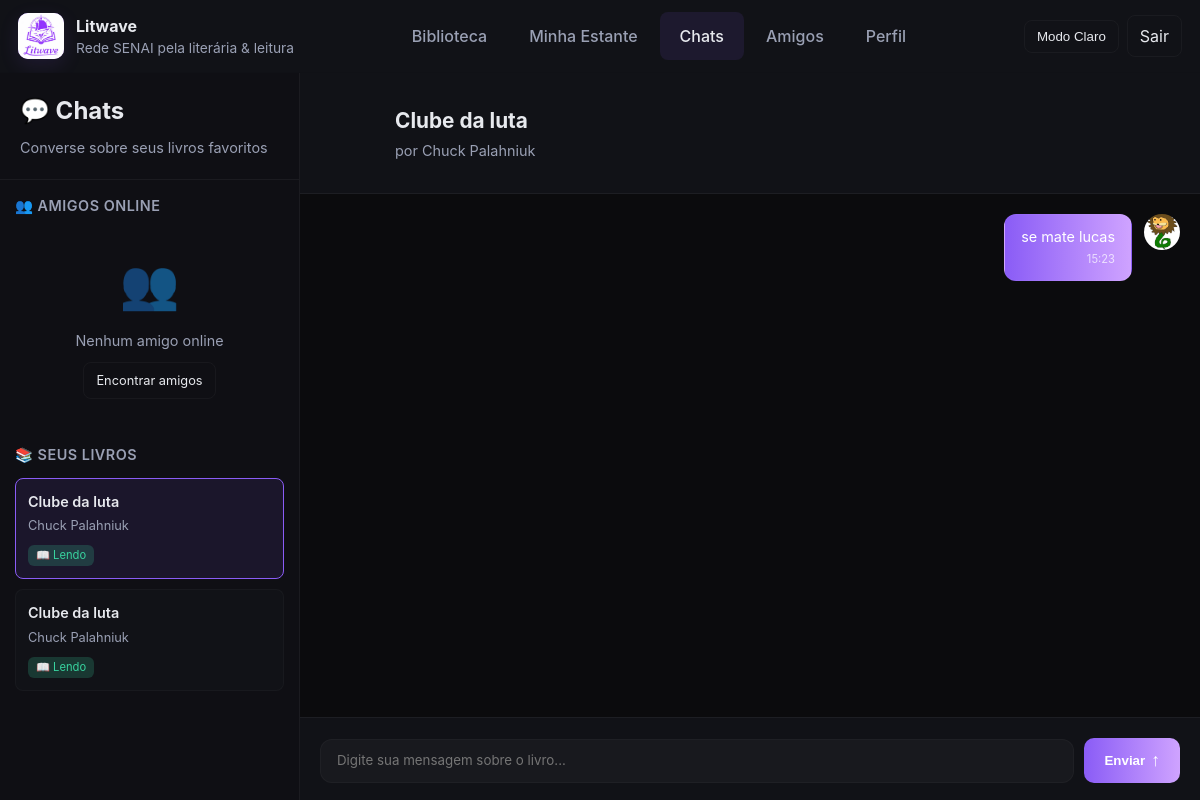
The app's page /Litwave/chat.php (signed in) with its own data.
### tables this page shows
CREATE TABLE `historico_leitura` (
  `id` int(11) NOT NULL,
  `usuario_id` int(11) NOT NULL,
  `livro_id` int(11) NOT NULL,
  `status` enum('LENDO','LIDO','QUERO_LER','ABANDONADO') NOT NULL,
  `data_inicio` date DEFAULT NULL,
  `data_fim` date DEFAULT NULL,
  `updated_at` timestamp NOT NULL DEFAULT current_timestamp() ON UPDATE current_timestamp(),
  `ultima_pagina` int(11) DEFAULT 1,
  `total_paginas` int(11) DEFAULT 0
);

CREATE TABLE `livros` (
  `id` int(11) NOT NULL,
  `titulo` varchar(255) NOT NULL,
  `autor` varchar(100) NOT NULL,
  `editora` varchar(100) DEFAULT NULL,
  `ano_publicacao` int(11) DEFAULT NULL,
  `genero` varchar(50) DEFAULT NULL,
  `tipo` enum('LITERARIO','TECNICO') NOT NULL,
  `status` enum('DISPONIVEL','INDISPONIVEL') DEFAULT 'DISPONIVEL',
  `nota_media` decimal(3,2) DEFAULT 0.00,
  `descricao` text DEFAULT NULL,
  `capa_url` varchar(500) DEFAULT NULL,
  `arquivo_pdf` varchar(255) DEFAULT NULL,
  `created_at` timestamp NOT NULL DEFAULT current_timestamp()
);

CREATE TABLE `mensagens_chat` (
  `id` int(11) NOT NULL,
  `livro_id` int(11) NOT NULL,
  `usuario_id` int(11) NOT NULL,
  `mensagem` text NOT NULL,
  `data_envio` datetime DEFAULT current_timestamp()
);

CREATE TABLE `usuarios` (
  `id` int(11) NOT NULL,
  `nome` varchar(50) NOT NULL,
  `cpf` varchar(14) NOT NULL,
  `email` varchar(120) NOT NULL,
  `senha` varchar(255) NOT NULL,
  `bio` text DEFAULT NULL,
  `foto_perfil` varchar(500) DEFAULT NULL,
  `privacidade` enum('publico','privado') DEFAULT 'publico',
  `data_nascimento` date DEFAULT NULL,
  `created_at` timestamp NOT NULL DEFAULT current_timestamp(),
  `ra` varchar(30) NOT NULL
);

### Litwave/chat.php (the view, shortened to what this page needs)
<?php
$servidor = "localhost";
$usuario = "root";
$senha = "";
$database = "appLivroTeste";
$conexao = mysqli_connect($servidor, $usuario, $senha, $database);
$usuario_id = $_SESSION['usuario_id'];
$amigos = [];
$sql_livros_estante = "SELECT l.*, hl.status
                       FROM livros l
                       INNER JOIN historico_leitura hl ON l.id = hl.livro_id
                       WHERE hl.usuario_id = '$usuario_id'
                       ORDER BY hl.updated_at DESC
                       LIMIT 10";
$result_livros = mysqli_query($conexao, $sql_livros_estante);
$livros_estante = [];
if($result_livros) {
    while($row = mysqli_fetch_assoc($result_livros)){
        $livros_estante[] = $row;
    }
}
$livro_atual_id = isset($_GET['livro_id']) ? $_GET['livro_id'] : ($livros_estante[0]['id'] ?? null);
$livro_atual = null;
if($livro_atual_id) {
    $sql_livro_atual = "SELECT * FROM livros WHERE id = '$livro_atual_id'";
    $result_livro_atual = mysqli_query($conexao, $sql_livro_atual);
    $livro_atual = mysqli_fetch_assoc($result_livro_atual);
}
$mensagens_chat = [];
if($livro_atual_id) {
    $sql_mensagens = "SELECT m.*, u.nome, u.foto_perfil
                      FROM mensagens_chat m
                      JOIN usuarios u ON m.usuario_id = u.id
                      WHERE m.livro_id = '$livro_atual_id'
                      ORDER BY m.data_envio ASC";
    $result_mensagens = mysqli_query($conexao, $sql_mensagens);
    if($result_mensagens) {
        while($row = mysqli_fetch_assoc($result_mensagens)){
            $mensagens_chat[] = [
                'usuario_id' => $row['usuario_id'],
                'nome' => $row['nome'],
                'foto_perfil' => $row['foto_perfil'],
                'texto' => $row['mensagem'],
                'hora' => date('H:i', strtotime($row['data_envio']))
            ];
        }
    }
}
?>
<!DOCTYPE html>
<html lang="pt-BR">
<head>
</head>
<body data-theme="dark">
    <header>
        <div class="brand">
            <div class="logo-wrap">
                <img src="icon.png" alt="Litwave Icon" onerror="this.style.display='none'; this.nextElementSibling.style.display='flex';">
            </div>
            <div>
                <h1>Litwave</h1>
                <div class="small muted">Rede SENAI pela literária & leitura</div>
            </div>
        </div>
        <nav class="nav-menu">
            <a href="index.php">Biblioteca</a>
            <a href="index.php?view=shelf">Minha Estante</a>
            <a href="chat.php" class="active">Chats</a>
            <a href="amigos.php">Amigos</a>
            <a href="perfil.php">Perfil</a>
        </nav>
        <div class="controls">
            <button class="ghost" id="btnTheme">Modo Claro</button>
            <a href="login.php" class="ghost" style="text-decoration:none;color:inherit">Sair</a>
        </div>
    </header>
    <div class="chat-container">
        <div class="sidebar">
            <div class="sidebar-header">
                <h2 style="margin: 0 0 8px 0;">💬 Chats</h2>
                <p class="muted" style="font-size: 0.9rem;">Converse sobre seus livros favoritos</p>
            </div>
            <div class="sidebar-content">
                <div class="section-title">👥 Amigos Online</div>
                <div class="friends-list">
                    <?php if(!empty($amigos)): ?>
                        <?php foreach($amigos as $amigo): ?>
                            <div class="friend-item">
                                <div class="friend-avatar" style="<?php echo $amigo['foto_perfil'] ? 'background-image: url(' . htmlspecialchars($amigo['foto_perfil']) . ')' : ''; ?>">
                                    <?php if(!$amigo['foto_perfil']): ?>
                                        <?php echo substr($amigo['nome'], 0, 2); ?>
                                    <?php endif; ?>
                                </div>
                                <div class="friend-info">
                                    <div class="friend-name"><?php echo htmlspecialchars($amigo['nome']); ?></div>
                                    <div class="friend-status">Lendo um livro...</div>
                                </div>
                                <div class="online-dot"></div>
                            </div>
                        <?php endforeach; ?>
                    <?php else: ?>
                        <div class="empty-state" style="padding: 20px 0;">
                            <div class="icon">👥</div>
                            <p style="font-size: 0.9rem;">Nenhum amigo online</p>
                            <a href="amigos.php" class="ghost" style="margin-top: 10px; font-size: 0.8rem;">Encontrar amigos</a>
                        </div>
                    <?php endif; ?>
                </div>
                <div class="section-title">📚 Seus Livros</div>
                <div class="books-list">
                    <?php if(!empty($livros_estante)): ?>
                        <?php foreach($livros_estante as $livro): ?>
                            <div class="book-chat-item <?php echo $livro_atual && $livro['id'] == $livro_atual['id'] ? 'active' : ''; ?>"
                                 onclick="window.location.href='chat.php?livro_id=<?php echo $livro['id']; ?>'">
                                <div class="book-chat-title"><?php echo htmlspecialchars($livro['titulo']); ?></div>
                                <div class="book-chat-author"><?php echo htmlspecialchars($livro['autor']); ?></div>
                                <div class="book-chat-status status-<?php echo strtolower($livro['status']); ?>">
                                    <?php
                                    $status_labels = [
                                        'LENDO' => '📖 Lendo',
                                        'LIDO' => '✅ Lido',
                                        'QUERO_LER' => '📚 Quero Ler'
                                    ];
                                    echo $status_labels[$livro['status']] ?? $livro['status'];
                                    ?>
                                </div>
                            </div>
                        <?php endforeach; ?>
                    <?php endif; ?>
                </div>
            </div>
        </div>
        <div class="chat-main">
            <?php if($livro_atual): ?>
                <div class="chat-header">
                    <div class="chat-book-info">
                        <div class="chat-book-cover" style="<?php echo $livro_atual['capa_url'] ? 'background-image: url(' . htmlspecialchars($livro_atual['capa_url']) . ')' : ''; ?>">
                        </div>
                        <div class="chat-book-details">
                            <h2><?php echo htmlspecialchars($livro_atual['titulo']); ?></h2>
                            <div class="chat-book-author">por <?php echo htmlspecialchars($livro_atual['autor']); ?></div>
                        </div>
                    </div>
                </div>
                <div class="chat-messages" id="chatMessages">
                    <?php if(empty($mensagens_chat)): ?>
                        <div class="chat-status">
                            💬 Seja o primeiro a comentar sobre este livro!
                        </div>
                    <?php else: ?>
                        <?php foreach($mensagens_chat as $mensagem): ?>
                            <div class="message <?php echo $mensagem['usuario_id'] == $usuario_id ? 'own' : ''; ?>">
                                <div class="message-avatar" style="<?php echo $mensagem['foto_perfil'] ? 'background-image: url(' . htmlspecialchars($mensagem['foto_perfil']) . ')' : ''; ?>">
                                </div>
                                <div class="message-content">
                                    <div class="message-text"><?php echo htmlspecialchars($mensagem['texto']); ?></div>
                                    <div class="message-time"><?php echo $mensagem['hora']; ?></div>
                                </div>
                            </div>
                        <?php endforeach; ?>
                    <?php endif; ?>
                </div>
                <div class="chat-input">
                    <form method="POST" id="chatForm">
                        <div class="input-group">
                            <textarea class="message-input" id="messageInput" name="mensagem" placeholder="Digite sua mensagem sobre o livro..." rows="1" required></textarea>
                            <button type="submit" class="btn" id="sendButton">
                                <span>Enviar</span>
                                <span style="font-size: 1.1rem;">↑</span>
                            </button>
                        </div>
                    </form>
                </div>
            <?php endif; ?>
        </div>
    </div>
</body>
</html>

### records on screen
historico_leitura: livro.titulo "Clube da luta", livro.autor "Chuck Palahniuk", status "📖 Lendo"
historico_leitura: livro.titulo "Clube da luta", livro.autor "Chuck Palahniuk", status "📖 Lendo"
livros: titulo "Clube da luta", autor "Chuck Palahniuk"
mensagens_chat: usuario.foto_perfil (picture), mensagem "se mate lucas", hora "15:23"
